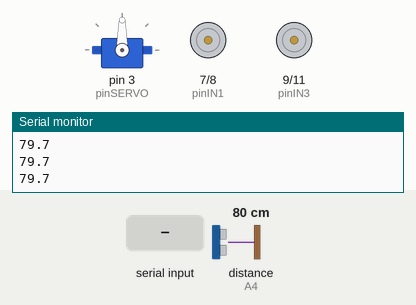
The sketch below on a simulated Arduino Uno, built with avr-gcc and run on an emulated ATmega328P. Shown: servo, motor-driver pin pairs drawn as motors (green arrow = first pin HIGH = forward, orange = second pin HIGH = backward, longer = more drive, scaled by the enable pin), the last lines printed to the serial monitor. Wiring (inferred from the names in the program): ultrasonic range finder: trigger A5; echo A4. The test bench sets the inputs (shaded band); at power-on: distance to the obstacle (sensor on A4) 80 cm. The echo pulse lasts 58.3 µs per cm.

Above: at 1.6 s.
1.7 s: "F" received over Serial
At 2.7 s:
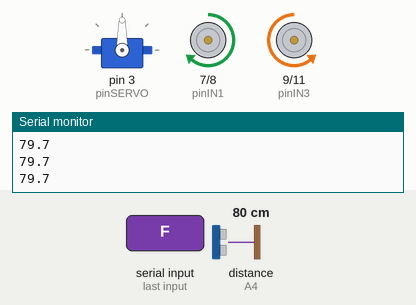
3.2 s: "B" received over Serial
At 3.9 s:
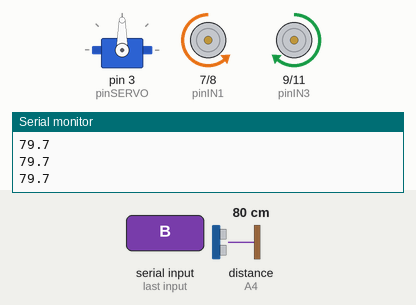
4.7 s: "L" received over Serial
At 5.9 s:
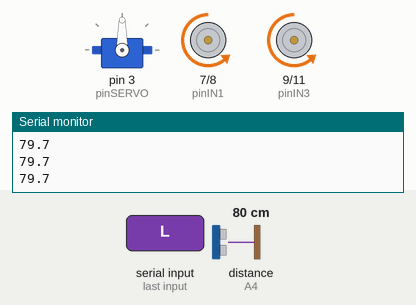
6.2 s: "R" received over Serial
At 7.2 s:
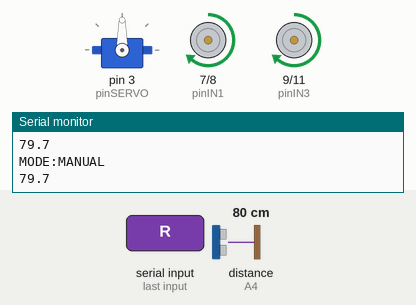
7.7 s: "1" received over Serial
At 8.4 s:
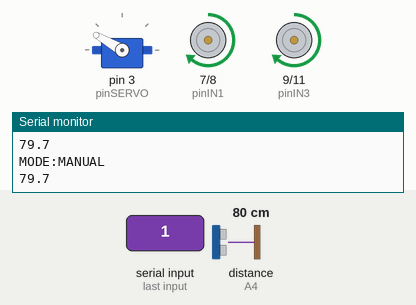
9.2 s: "A" received over Serial
At 9.7 s:
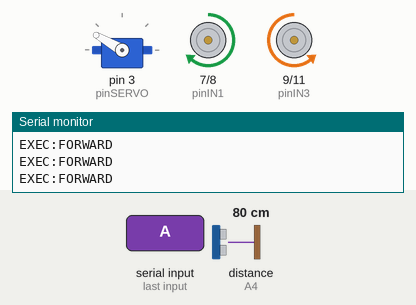
Timing chart, 0 to 11.7 s (numbered marks = the images above; inputs shaded):
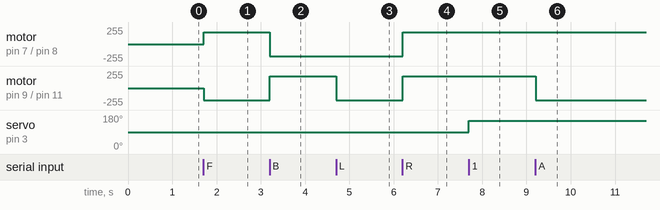

The sketch:

AutoClaw.ino
```cpp
  #include <Servo.h>

  // ============================================================
  //  AutoClaw Arduino Firmware - Intelligent Scan Obstacle Avoidance
  // ============================================================

  // ── Pin Configuration (Matches ELEGOO official sample) ──────
  const int pinENA = 5;   // Motor Left Enable (PWM)
  const int pinIN1 = 7;   // Motor Left Input 1
  const int pinIN2 = 8;   // Motor Left Input 2

  const int pinENB = 6;   // Motor Right Enable (PWM) - Official Pin
  const int pinIN3 = 9;   // Motor Right Input 1
  const int pinIN4 = 11;  // Motor Right Input 2 - Official Pin

  const int pinTRIG = A5; // HC-SR04 Trigger Pin (Connected to A5 on shield)
  const int pinECHO = A4; // HC-SR04 Echo Pin (Connected to A4 on shield)
  const int pinSERVO = 3;  // SG90 Servo Control Pin (Connected to Pin 3)

  // ── Servo Configuration ─────────────────────────────────────
  Servo cameraServo;
  const int angleLeft   = 150; // 60 degrees left from center (physically 150 due to inverted mounting)
  const int angleCenter = 90;
  const int angleRight  = 30;  // 60 degrees right from center (physically 30 due to inverted mounting)

  // ── Robot Speed Configuration ───────────────────────────────
  const int speedForward  = 180; // Safe high speed (max 255) for forward/backward to avoid brownout
  const int speedTurn     = 180; // Safe high speed (max 255) for turning to avoid brownout

  // ── State Management ────────────────────────────────────────
  enum Mode {
    MODE_MANUAL,
    MODE_AUTO
  };

  enum AutoState {
    AUTO_FORWARD,
    AUTO_SCAN_STOP,
    AUTO_SCAN_LEFT,
    AUTO_SCAN_RIGHT,
    AUTO_SCAN_DECIDE,
    AUTO_BACKUP,
    AUTO_TURNING_LEFT,
    AUTO_TURNING_RIGHT,
    AUTO_RESUME
  };

  Mode currentMode = MODE_MANUAL;
  AutoState currentAutoState = AUTO_FORWARD;

  unsigned long stateStartTime = 0;
  unsigned long lastDistanceCheckTime = 0;
  unsigned long lastTelemetryTime = 0;
  unsigned long lastModeReportTime = 0;

  float currentDistance = 999.0;
  float distanceLeft = 999.0;
  float distanceRight = 999.0;
  const float safeDistanceThreshold = 20.0; // cm
  int consecutiveObstacleCount = 0;          // Bộ đếm chống nhiễu cảm biến siêu âm

  // ── Helper Functions ────────────────────────────────────────

  void moveForward(int speed) {
    Serial.println("EXEC:FORWARD");
    analogWrite(pinENA, speed);
    analogWrite(pinENB, speed);
    // Nếu bánh trái chỉ chạy khi IN1=LOW, IN2=HIGH (đã chạy tốt ở lệnh B),
    // ta đổi logic Tiến của bánh trái trùng với logic lùi cũ nhưng đổi phân cực động cơ nếu bị ngược chiều,
    // hoặc thiết lập đúng trạng thái HIGH/LOW để cả 2 bên cùng tiến.
    digitalWrite(pinIN1, HIGH);
    digitalWrite(pinIN2, LOW);
    digitalWrite(pinIN3, LOW);
    digitalWrite(pinIN4, HIGH);
  }

  void moveBackward(int speed) {
    Serial.println("EXEC:BACKWARD");
    analogWrite(pinENA, speed);
    analogWrite(pinENB, speed);
    digitalWrite(pinIN1, LOW);
    digitalWrite(pinIN2, HIGH);
    digitalWrite(pinIN3, HIGH);
    digitalWrite(pinIN4, LOW);
  }

  void turnLeft(int speed) {
    Serial.println("EXEC:LEFT");
    analogWrite(pinENA, speed);
    analogWrite(pinENB, speed);
    digitalWrite(pinIN1, LOW);
    digitalWrite(pinIN2, HIGH);
    digitalWrite(pinIN3, LOW);
    digitalWrite(pinIN4, HIGH);
  }

  void turnRight(int speed) {
    Serial.println("EXEC:RIGHT");
    analogWrite(pinENA, speed);
    analogWrite(pinENB, speed);
    digitalWrite(pinIN1, HIGH);
    digitalWrite(pinIN2, LOW);
    digitalWrite(pinIN3, HIGH);
    digitalWrite(pinIN4, LOW);
  }

  void stopMotors() {
    Serial.println("EXEC:STOP");
    analogWrite(pinENA, 0);
    analogWrite(pinENB, 0);
    digitalWrite(pinIN1, LOW);
    digitalWrite(pinIN2, LOW);
    digitalWrite(pinIN3, LOW);
    digitalWrite(pinIN4, LOW);
  }

  // Safe Servo Control to avoid continuous Timer 1 interrupts interfering with pulseIn
  void safeServoWrite(int angle) {
    cameraServo.attach(pinSERVO);
    cameraServo.write(angle);
    delay(350); // Allow sufficient time (350ms) for SG90 servo to complete its physical rotation (max 180 deg)
    cameraServo.detach(); // Detach to release Timer 1 so it doesn't block ultrasonic pulseIn readings
  }

  float measureDistance() {
    digitalWrite(pinTRIG, LOW);
    delayMicroseconds(2);
    digitalWrite(pinTRIG, HIGH);
    delayMicroseconds(10);
    digitalWrite(pinTRIG, LOW);

    // Measure echo pulse with a 30ms timeout (~5m max range) to avoid early timeout under electrical noise
    long duration = pulseIn(pinECHO, HIGH, 30000);
    if (duration == 0) {
      return 999.0;
    }
    float dist = duration * 0.0343 / 2.0;

    // Filter unrealistic readings
    if (dist < 2.0 || dist > 400.0) {
      return 999.0;
    }
    return dist;
  }

  void sendModeReport() {
    if (currentMode == MODE_AUTO) {
      Serial.println("MODE:AUTO");
    } else {
      Serial.println("MODE:MANUAL");
    }
  }

  // ── Core Logic ──────────────────────────────────────────────

  void handleSerialCommands() {
    if (Serial.available() > 0) {
      char cmd = Serial.read();

      switch (cmd) {
        // Manual movements (only processed in manual mode)
        case 'F':
          if (currentMode == MODE_MANUAL) moveForward(speedForward);
          break;
        case 'B':
          if (currentMode == MODE_MANUAL) moveBackward(speedForward);
          break;
        case 'L':
          if (currentMode == MODE_MANUAL) turnLeft(speedTurn);
          break;
        case 'R':
          if (currentMode == MODE_MANUAL) turnRight(speedTurn);
          break;
        case 'S':
          stopMotors();
          safeServoWrite(angleCenter); // Center camera for safety / manual use
          // If in auto mode, pressing STOP exits auto mode for safety
          if (currentMode == MODE_AUTO) {
            currentMode = MODE_MANUAL;
            sendModeReport();
          }
          break;

        // Mode switching
        case 'A': // Auto Mode ON
          if (currentMode != MODE_AUTO) {
            currentMode = MODE_AUTO;
            currentAutoState = AUTO_FORWARD;
            sendModeReport();
          }
          break;
        case 'M': // Manual Mode (Auto OFF)
          if (currentMode != MODE_MANUAL) {
            currentMode = MODE_MANUAL;
            stopMotors();
            safeServoWrite(angleCenter); // Re-center camera servo
            sendModeReport();
          }
          break;

        // Servo movements (accessible in any mode)
        case '1':
          safeServoWrite(angleLeft);
          break;
        case '2':
          safeServoWrite(angleRight);
          break;
        case '3':
          safeServoWrite(angleCenter);
          break;

        default:
          break;
      }
    }
  }

  void updateAutoDrive() {
    if (currentMode != MODE_AUTO) return;

    unsigned long now = millis();

    switch (currentAutoState) {
      case AUTO_FORWARD:
        moveForward(speedForward); // Drive at full speedForward (200) to ensure sufficient torque on battery power
        if (currentDistance < safeDistanceThreshold) {
          consecutiveObstacleCount++;
          if (consecutiveObstacleCount >= 2) { // Cần ít nhất 2 chu kỳ đo liên tục (100ms) để xác nhận
            stopMotors();
            currentAutoState = AUTO_SCAN_STOP;
            stateStartTime = now;
            consecutiveObstacleCount = 0;
          }
        } else {
          consecutiveObstacleCount = 0; // Reset nếu khoảng cách an toàn trở lại
        }
        break;

      case AUTO_SCAN_STOP:
        if (now - stateStartTime >= 200) { // Stop for 200ms to stabilize
          safeServoWrite(angleLeft);    // Look Left
          currentAutoState = AUTO_SCAN_LEFT;
          stateStartTime = now;
        }
        break;

      case AUTO_SCAN_LEFT:
        if (now - stateStartTime >= 500) { // Wait 500ms for servo to reach 0 degrees and reading to settle
          distanceLeft = currentDistance;  // Record left distance
          safeServoWrite(angleRight);   // Look Right
          currentAutoState = AUTO_SCAN_RIGHT;
          stateStartTime = now;
        }
        break;

      case AUTO_SCAN_RIGHT:
        if (now - stateStartTime >= 700) { // Wait 700ms for sweep to 150 degrees (right side) and settle
          distanceRight = currentDistance; // Record right distance
          safeServoWrite(angleCenter);  // Return to center
          currentAutoState = AUTO_SCAN_DECIDE;
          stateStartTime = now;
        }
        break;

      case AUTO_SCAN_DECIDE:
        if (now - stateStartTime >= 300) { // Wait 300ms for servo to re-center
          // Compare distances and choose direction
          if (distanceLeft <= safeDistanceThreshold && distanceRight <= safeDistanceThreshold) {
            // Both sides blocked, back up and then turn right
            moveBackward(speedForward);
            currentAutoState = AUTO_BACKUP;
            stateStartTime = now;
          } else if (distanceLeft > distanceRight) {
            // Left side is clearer
            turnLeft(speedTurn);
            currentAutoState = AUTO_TURNING_LEFT;
            stateStartTime = now;
          } else {
            // Right side is clearer or equal
            turnRight(speedTurn);
            currentAutoState = AUTO_TURNING_RIGHT;
            stateStartTime = now;
          }
        }
        break;

      case AUTO_BACKUP:
        if (now - stateStartTime >= 500) { // Back up for 500ms
          turnRight(speedTurn);            // Turn right after backing up
          currentAutoState = AUTO_TURNING_RIGHT;
          stateStartTime = now;
        }
        break;

      case AUTO_TURNING_LEFT:
        if (now - stateStartTime >= 600) { // Turn left for 600ms
          stopMotors();
          currentAutoState = AUTO_RESUME;
          stateStartTime = now;
        }
        break;

      case AUTO_TURNING_RIGHT:
        if (now - stateStartTime >= 600) { // Turn right for 600ms
          stopMotors();
          currentAutoState = AUTO_RESUME;
          stateStartTime = now;
        }
        break;

      case AUTO_RESUME:
        if (now - stateStartTime >= 100) { // Brief pause before resuming forward path
          currentAutoState = AUTO_FORWARD;
        }
        break;
    }
  }

  // ── Setup & Main Loop ────────────────────────────────────────

  void setup() {
    Serial.begin(9600);

    // Initialize motor pins
    pinMode(pinENA, OUTPUT);
    pinMode(pinIN1, OUTPUT);
    pinMode(pinIN2, OUTPUT);
    pinMode(pinENB, OUTPUT);
    pinMode(pinIN3, OUTPUT);
    pinMode(pinIN4, OUTPUT);

    // Initialize ultrasonic sensor pins
    pinMode(pinTRIG, OUTPUT);
    pinMode(pinECHO, INPUT);

    // Initialize camera servo SG90
    safeServoWrite(angleCenter); // safeServoWrite internally handles attach, write, delay, and detach safely

    // Stop motors initially
    stopMotors();

    // Send startup signal
    delay(100);
    Serial.println("READY");
  }

  void loop() {
    unsigned long now = millis();

    // 1. Process incoming commands instantly (low latency)
    handleSerialCommands();

    // 2. Measure distance non-blockingly every 50ms to avoid sensor cross-talk
    if (now - lastDistanceCheckTime >= 50) {
      currentDistance = measureDistance();
      lastDistanceCheckTime = now;
    }

    // 3. Send distance telemetry every 200ms
    if (now - lastTelemetryTime >= 200) {
      Serial.println(currentDistance, 1);
      lastTelemetryTime = now;
    }

    // 4. Periodically report mode state every 1000ms to keep Pi synchronized
    if (now - lastModeReportTime >= 1000) {
      sendModeReport();
      lastModeReportTime = now;
    }

    // 5. Update autonomous navigation state machine if active
    updateAutoDrive();
  }
```

Measured:
- after the input at 1.7 s, motor on pin 7 (pinIN1) / pin 8 (pinIN2): stopped → forward 180/255 at once; motor on pin 9 (pinIN3) / pin 11 (pinIN4): stopped → backward 180/255 at once
- after the input at 3.2 s, motor on pin 7 (pinIN1) / pin 8 (pinIN2): forward 180/255 → backward 180/255 at once; motor on pin 9 (pinIN3) / pin 11 (pinIN4): backward 180/255 → forward 180/255 at once
- after the input at 4.7 s, motor on pin 9 (pinIN3) / pin 11 (pinIN4): forward 180/255 → backward 180/255 at once
- after the input at 6.2 s, motor on pin 7 (pinIN1) / pin 8 (pinIN2), motor on pin 9 (pinIN3) / pin 11 (pinIN4): backward 180/255 → forward 180/255 at once
- after the input at 7.7 s, servo on pin 3 (pinSERVO): 90° → 150° at once
- after the input at 9.2 s, motor on pin 9 (pinIN3) / pin 11 (pinIN4): forward 180/255 → backward 180/255 at once
